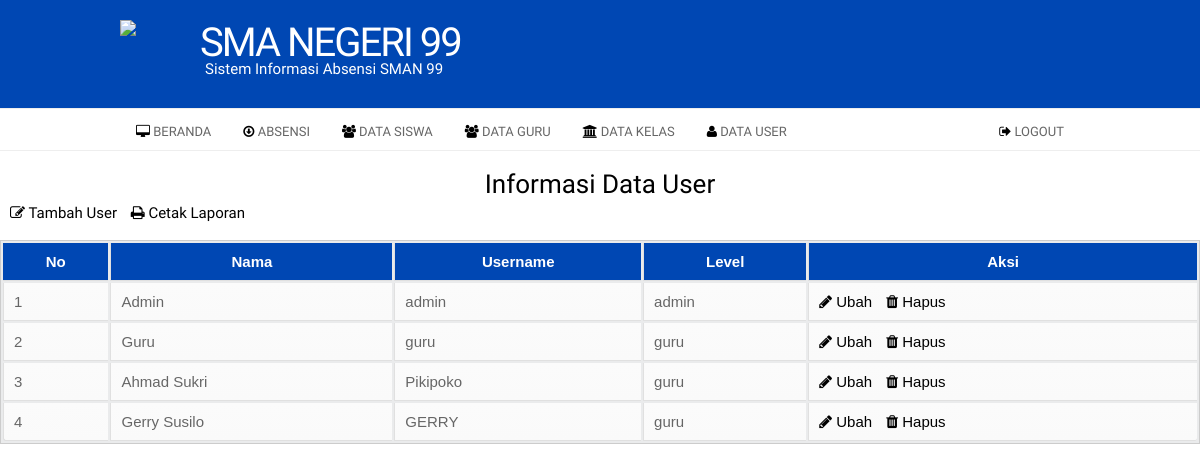
The app's page /index.php?page=user (signed in), older data.
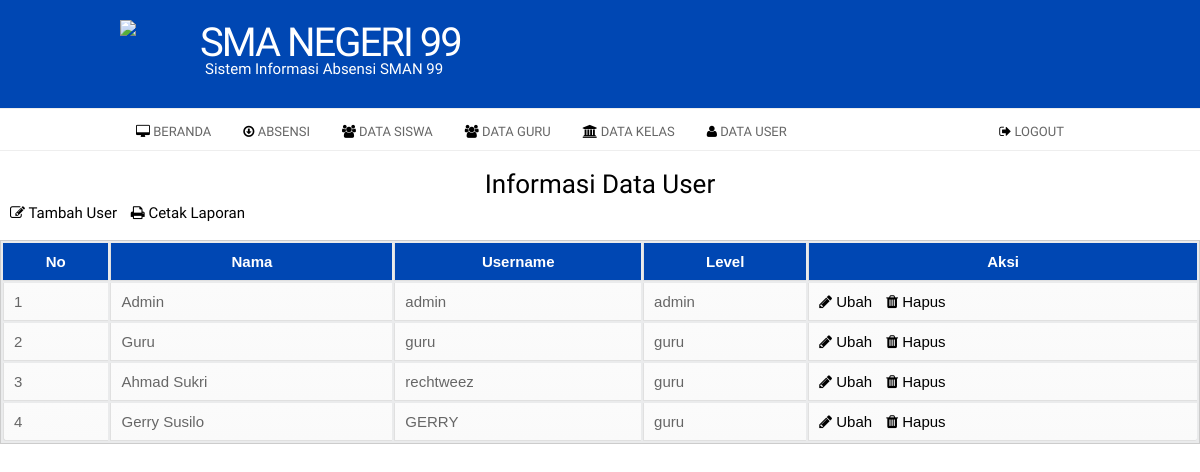
The same page, newer data.
### tables this page shows
CREATE TABLE `user` (
  `id` int(11) NOT NULL,
  `nama` varchar(255) NOT NULL,
  `username` varchar(255) NOT NULL,
  `password` varchar(255) NOT NULL,
  `level` varchar(255) NOT NULL
);

### page/admin/user/user.php (the view, shortened to what this page needs)
<h2 align="center">Informasi Data User</h2>
<a class="tambah" href="?page=user&aksi=tambah"><i class="fa fa-edit fa"></i> Tambah User</a>
<a class="cetak" href="./laporan/laporan_user.php"><i class="fa fa-print fa"></i> Cetak Laporan</a>
<link rel="stylesheet" type="text/css" href="assets/css/tabel.css">
<div align="center"><br>
                            <table>
                                    <thead>
                                        <tr>
                                            <th>No</th>
                                            <th>Nama</th>
                                            <th>Username</th>
                                            <th>Level</th>
                                            <th>Aksi</th>
                                        </tr>
                                    </thead>
                                    <tbody>
                                        <?php
                                            $no = 1;
                                            $sql = $koneksi->query("select * from user");
                                            while ($data = $sql->fetch_assoc()) {
                                        ?>
                                        <tr>
                                            <td><?php echo $no++; ?></td>
                                            <td><?php echo $data['nama'];?></td>
                                            <td><?php echo $data['username'];?></td>
                                            <td><?php echo $data['level'];?></td>
                                            <td>
                                                <a href="?page=user&aksi=ubah&id=<?php echo $data['id']; ?>"><i class="fa fa-pencil fa"></i> Ubah</a>
                                                <a onclick="return confirm('Anda Yakin Ingin Menghapus User Ini ?')" href="?page=user&aksi=hapus&id=<?php echo $data['id']; ?>"><i class="fa fa-trash fa" style="margin-left: 10px;"></i> Hapus</a>
                                            </td>
                                        </tr>
                                        <?php } ?>
                                    </tbody>
                                </table>
                              </div>
                     </div>

Row changes from the older to the newer data that the page shows:
changed user "Ahmad Sukri": username "Pikipoko" → "rechtweez"
